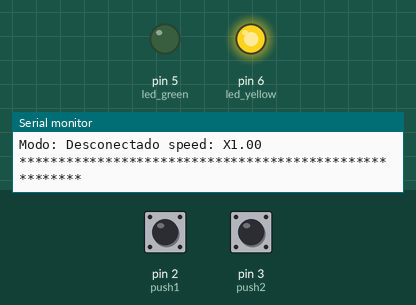
Bench run of a program on a simulated Arduino Uno, built with avr-gcc and run on an emulated ATmega328P. On the bench: output pins drawn as LEDs (lit = HIGH), the last lines printed to the serial monitor. Dashed ring = blinking. The inputs (shaded band) are chosen by the test bench; at power-on: pin 2 (push1) LOW, pin 3 (push2) LOW.

Above: at 1.2 s.
1.3 s: pin 2 (push1) pulled HIGH for 0.15 s
At 2.2 s:
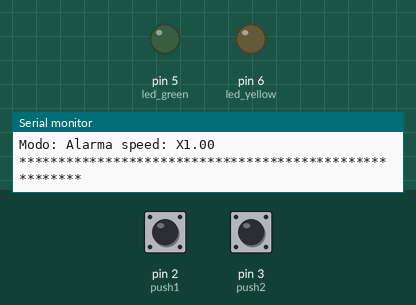
3.1 s: pin 2 (push1) pulled HIGH for 1 s
At 5.5 s:
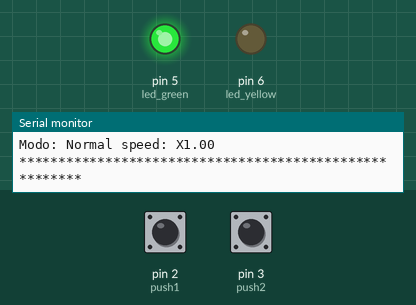
7.1 s: pin 2 (push1) pulled HIGH for 3.2 s
11.8 s: pin 3 (push2) pulled HIGH for 0.15 s
At 12.11 s:
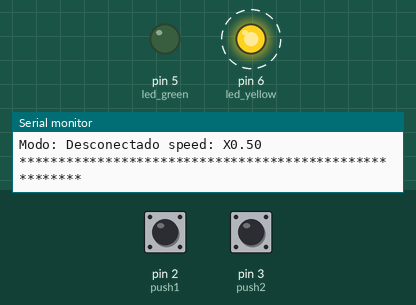
Timing chart, 0 to 15.8 s (numbered marks = the images above; inputs shaded):
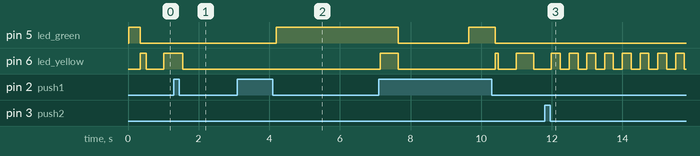

Measured:
- after the input at 1.3 s, pin 6 (led_yellow): goes on until 1.6 s, then stays LOW
- after the input at 3.1 s, pin 5 (led_green): LOW → HIGH after 1.1 s
- after the input at 11.8 s, pin 6 (led_yellow): alternates HIGH for 0.25 s and LOW for 0.25 s, starting after 0.44 s

The program:

main.cpp
```cpp
/**********************************************************/
/*MEF para antirrebote de teclas y funcionamiento de semáforo.
Juan Vintimilla y Ricardo Sanchez
Universidad de cuenca*/
/*********************************************************/

// Decalracion de Librerias
#include <Arduino.h>
#include <teclas.h>
#include <semaforo.h>
// ****************************** Inputs/Outputs ******************************************
const uint8_t push1 = 2;              // Pulsante 1
const uint8_t push2 = 3;             // Pulsante 2
const uint8_t led_green= 5;         // Led verde
const uint8_t led_yellow= 6;        // led amarillo
const uint8_t led_red = 7;          //Led rojo


//**************************** Configuration Loop ********************************************
void setup() {
  Serial.begin(9600);
  pinMode(push1,INPUT);   // Configura los pines como entradas en los pulsantes 1 y 2
  pinMode(push2,INPUT);
  pinMode(led_green,OUTPUT); // Configura los pines como salidas en los leds
  pinMode(led_yellow,OUTPUT);
  digitalWrite(led_green,false);
  digitalWrite(led_yellow,false);
}

void loop() {
  bool* resultado = inicializar_MEF(push1, push2,40);      //Funcion de inializacion
  inicializar_MEF_semaforo(resultado[0], resultado[1], led_green, led_yellow, led_red);  // Inicializacion de semaforo
  free(resultado);
}
```
